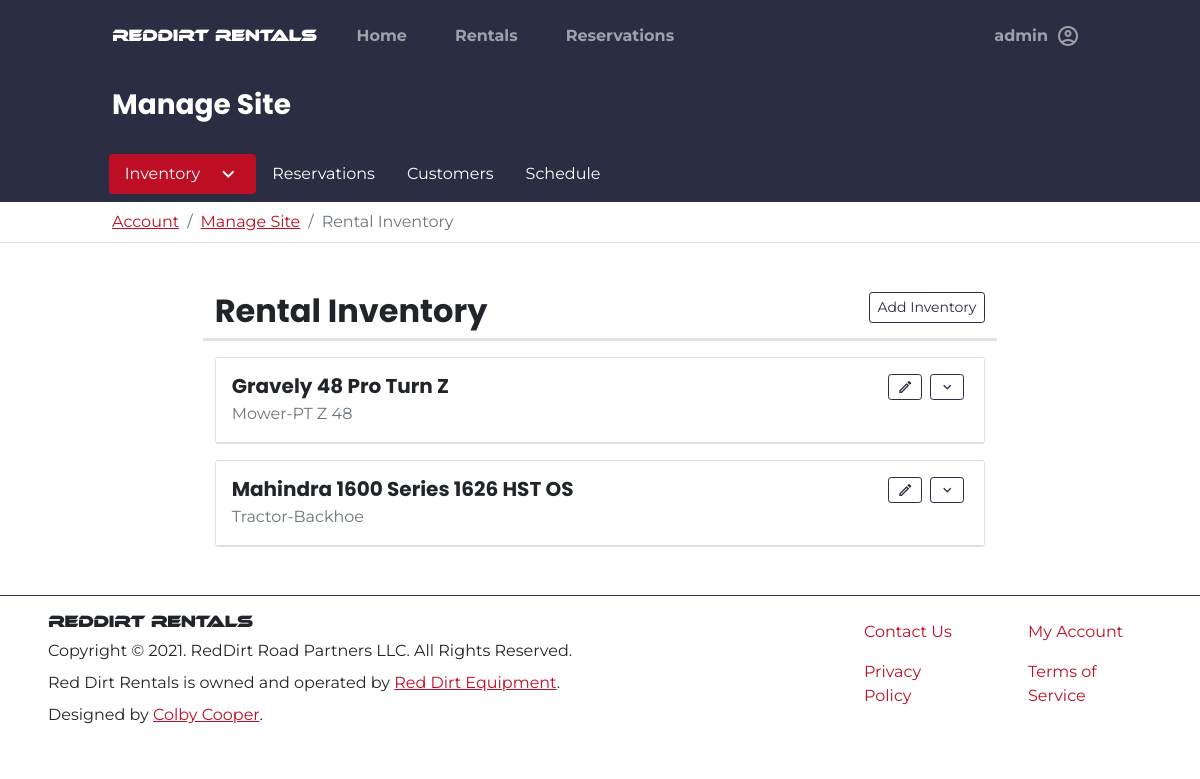
Page /admin/inventory (signed in) on the committed database.
### tables this page shows
CREATE TABLE users (
    id INTEGER PRIMARY KEY AUTOINCREMENT,
    firstname TEXT NOT NULL,
    lastname TEXT NOT NULL,
    phonenumber TEXT NOT NULL,
    email TEXT NOT NULL,
    password BLOB NOT NULL,
    groups TEXT NOT NULL,
    address TEXT NOT NULL,
    city TEXT NOT NULL,
    state TEXT NOT NULL,
    zip TEXT NOT NULL
, token TEXT, token_expire TEXT);

CREATE TABLE inventory (
    id INTEGER PRIMARY KEY AUTOINCREMENT,
    category TEXT,
    make TEXT,
    model TEXT,
    fuel_type TEXT,
    horsepower TEXT, 
    deck_size TEXT,
    implements TEXT,
    stock TEXT,
    drive TEXT,
    rate FLOAT,
    image_paths BLOB,
    job_category TEXT,
    price_range TEXT, 
    is_available INTEGER DEFAULT 1,
    available_on DATE,
    rented_by TEXT,
    rent_queue TEXT,
    is_shown INTEGER DEFAULT 1,
    description TEXT,
    features TEXT
);

### rentals_app/admin.py (the view)
@admin.route("/inventory")
@login_required
@admin_only
def inventory():
    con, cur = helpers.connect_to_db()
    ids = list(cur.execute("SELECT id FROM inventory;").fetchall())
    rentals = []
    for id_list in ids:
        for id in id_list:
            rentals.append(Rental().find_rental(id))
    for rental in rentals:
        rental.implements = list(
            rental.implements.replace("[", "")
            .replace("]", "")
            .replace("'", "")
            .split(",")
        )
        rental.image_paths = list(
            rental.image_paths.replace("[", "")
            .replace("]", "")
            .replace("'", "")
            .split(",")
        )
    reservations = list(cur.execute("SELECT * FROM reservations;").fetchall())
    con.close()
    return render_template(
        "admin/index.html", rentals=rentals, reservations=reservations
    )

### rentals_app/__init__.py (called while the page is built)
@app.after_request
def after_request(response):
    response.headers["Cache-Control"] = "no-cache, no-store, must-revalidate"
    return response

### rentals_app/auth.py (called while the page is built)
@auth.before_app_request
def fetch_current_user():
    userid = session.get("userid")
    if userid is None:
        g.user = None
    else:
        g.user = User.find_user(userid)

def login_required(view):
    @functools.wraps(view)
    def wrapped_view(**kwargs):
        if g.user is None:
            return redirect(url_for("auth.login"))
        return view(**kwargs)
    return wrapped_view

def admin_only(view):
    @functools.wraps(view)
    def wrapped_view(**kwargs):
        if g.user is None:
            return redirect(url_for("auth.login"))
        if g.user is not None and g.user.groups != "admin":
            session.clear()
            return redirect(render_template("errors/401.html"))
        return view(**kwargs)
    return wrapped_view

### rentals_app/helpers.py (called while the page is built)
def connect_to_db():
    con = sqlite3.connect(DB_PATH)
    return con, con.cursor()

### rentals_app/models/user.py (called while the page is built)
    def find_user(id) -> "User":
        con, cur = helpers.connect_to_db()
        sql = """
        SELECT * FROM users WHERE id='{}'
        """.format(
            id
        )
        try:
            db = cur.execute(sql).fetchone()
            if not db:
                return None
            return User(
                userid=db[0],
                firstname=db[1],
                lastname=db[2],
                phonenumber=db[3],
                email=db[4],
                password=db[5],
                groups=db[6],
                address=db[7],
                city=db[8],
                state=db[9],
                zip=db[10],
            )
        except Exception as ex:
            con.rollback()
            raise ex
        finally:
            con.close()

### rentals_app/templates/admin/index.html (shortened to what this page needs)
{% extends "base.html" %}
{% block content %}
<div class="container-fluid bg-dark">
    <div class="row">
        <div class="col-md-10 mx-auto">
            <h3 class="text-white py-3 fw-bold">Manage Site</h3>
        </div>
    </div>
</div>
<div class="container-fluid p-2 bg-dark">
    <div class="row">
        <div class="col-md-10 mx-auto">
            <ul class="nav nav-pills"
                id="tab_root">
                <li class="nav-item dropdown">
                    <a class="nav-link dropdown-toggle active bg-info text-white d-flex flex-row"
                       data-bs-toggle="dropdown"
                       id="inventory_active_elem"
                       role="button"
                       aria-expanded="false">
                        Inventory
                        <span class="material-icons-outlined ms-3">
                        </span>
                    </a>
                </li>
                <li class="nav-item">
                    <a class="nav-link text-white"
                       href="{{url_for('admin.reservations') }}"
                       id="reservations_tab_selector">
                        Reservations
                    </a>
                </li>
                <li class="nav-item">
                    <a class="nav-link text-white"
                       href="{{url_for('admin.customers') }}"
                       id="reservations_tab_selector">
                        Customers
                    </a>
                </li>
                <li class="nav-item">
                    <a class="nav-link text-white"
                       href="{{url_for('admin.schedule') }}"
                       id="reservations_tab_selector">
                        Schedule
                    </a>
                </li>
            </ul>
        </div>
    </div>
</div>
<div class="container-fluid bg-white border-bottom">
    <div class="row">
        <div class="col-md-10 mx-auto justify-content-center py-2">
            <nav aria-label="breadcrumb">
                <ol class="breadcrumb mb-0">
                    <li class="breadcrumb-item"><a href="/account">Account</a></li>
                    <li class="breadcrumb-item"><a href="/admin">Manage Site</a></li>
                    <li class="breadcrumb-item active"
                        aria-current="page">Rental Inventory</li>
                </ol>
            </nav>
        </div>
    </div>
</div>
{% with messages = get_flashed_messages() %} {% if messages %} {% for message in messages %}
<div class="form-text text-danger mb-2 fw-bold">
    {{message}}
</div>
{% endfor %} {% else %}
<div class="form-text text-danger mb-2 fw-bold">
</div>
{% endif %} {% endwith %}
<div class="container-fluid p-3 mb-3"
     id="inventory_tab_content">
    <div class="row">
        <div class="col-md-8 mx-auto">
            <div class="row col-auto border-bottom border-3">
                <h2 class="col">Rental Inventory</h2>
                <div class="col-auto">
                    <a href="{{ url_for('admin.new') }}"
                       class="btn btn-sm btn-outline-dark align-items-center">Add Inventory</a>
                </div>
            </div>
            {% if rentals|length == 0 %}
            <div class="card card-body my-4">
                <div class="row">
                    <div class="col">
                        <h5>You haven't added any rental units</h5>
                        <a href="{{ url_for('admin.new') }}"
                           class="btn btn-lg btn-primary px-5 mt-3">Add Inventory</a>
                    </div>
                    <img src="{{ url_for('static', filename='img/add_files_ils.svg') }}"
                         class="col img-fluid"
                         style="height: 100px">
                </div>
            </div>
            {% else %}
            {% for rental in rentals %}
            <div class="card my-3"
                 id="inventory-panel-{{ rental.rental_id }}">
                <div class="card-header bg-white d-flex flex-row p-3 ">
                    <div class="row">
                        <h5 class="col card-title fw-bold">
                            {{ rental.make }} {{ rental.model }}
                        </h5>
                        <p class="card-subtitle ff-primary text-muted">{{rental.category}}-{{rental.stock}}</p>
                    </div>
                    <div class="col-auto ms-auto">
                        <a class="btn btn-outline-dark btn-sm d-flex align-items-center mx-1"
                           href="{{ url_for( 'admin.details', id=rental.rental_id) }} ">
                            <span class="material-icons-outlined"
                                  style="font-size: 16px;">
                            </span>
                        </a>
                    </div>
                    <div class="col-auto">
                        <a class="btn btn-outline-dark btn-sm d-flex align-items-center mx-1"
                           data-bs-toggle="collapse"
                           href="#collapse_rental_{{rental.rental_id}}"
                           aria-expanded="false"
                           aria-controls="collapse_rental_{{rental.rental_id}}">
                            <span class="material-icons-outlined"
                                  style="font-size: 16px;">
                            </span>
                        </a>
                    </div>
                </div>
            </div>
            {% endfor %}
            {% endif %}
        </div>
    </div>
</div>
{% endblock %}

### rentals_app/templates/base.html (shortened to what this page needs)
<!doctype html>
<html lang="en">
<head>
    <link rel="stylesheet"
          href="https://cdn.jsdelivr.net/npm/fullcalendar@5.7.2/main.css"
>
    <link rel="stylesheet"
          href="{{url_for('static', filename='global.css')}}">
</head>
<body class="bg-white"
      style="overflow-x: hidden;">
    <div class="row mx-0 bg-dark">
        <div class="col-md-10 mx-auto">
            <nav class="navbar navbar-expand-lg navbar-dark bg-dark py-3">
                <a href="{{url_for('index.root')}}"
                   class="navbar-brand">
                    <h6 class="m-0"
                        style="font-family:ethnocentric;">RedDirt Rentals</h6>
                </a>
                <div class="collapse navbar-collapse"
                     id="nav_main">
                    <ul class="navbar-nav w-100">
                        <li class="nav-item mx-3">
                            <a class="nav-link fw-bold"
                               aria-current="page"
                               href="{{ url_for('index.root') }}">Home</a>
                        </li>
                        <li class="nav-item px-3">
                            <a class="nav-link fw-bold"
                               href="{{url_for('Rentals.all_rentals')}}">Rentals</a>
                        </li>
                        <li class="nav-item mx-3">
                            <a class="nav-link fw-bold"
                               href="{{url_for('account.reservations', id=None)}}">Reservations</a>
                        </li>
                        {% if g.user != None %}
                        <li class="nav-item dropdown dropdown-dark ms-lg-auto ms-3">
                            <a class="nav-link dropdown-toggle d-flex flex-row align-items-center fw-bold"
                               href="#"
                               data-bs-toggle="dropdown"
                               aria-expanded="false">
                                <span class="me-2">{{g.user.firstname}}</span>
                                <span class="material-icons-outlined">
                                </span>
                            </a>
                        </li>
                        {% endif %}
                    </ul>
                </div>
            </nav>
        </div>
    </div>
    {% block content %} {% endblock %}
    <div class="row mx-0 border-top border-dark">
        <div class="col-md-8 mx-auto px-5 py-3">
            <h6 class="m-0"
                style="font-family: ethnocentric;">RedDirt Rentals</h6>
            <p class="my-2">Copyright &copy; 2021. RedDirt Road Partners LLC. All Rights Reserved.</p>
            <p class="my-2">Red Dirt Rentals is owned and operated by <a href="https://reddirtequipment.com"
                   target="_blank">Red Dirt Equipment</a>.</p>
            <p class="mb-2">Designed by <a href="mailto:ccooper@reddirtequipment.com">Colby Cooper</a>.</p>
        </div>
        <div class="col px-5 py-3">
            <ul class="nav flex-column">
                <div class="row row-cols-2">
                    <li class="nav-item col">
                        <a href="{{ url_for('index.contact') }}"
                           class="nav-link">Contact Us</a>
                    </li>
                    <li class="nav-item col">
                        <a href="{{ url_for('account.index') }}"
                           class="nav-link">My Account</a>
                    </li>
                    <li class="nav-itemcol">
                        <a href="{{ url_for('index.privacy_policy') }}"
                           class="nav-link">Privacy Policy</a>
                    </li>
                    <li class="nav-item col">
                        <a href="{{ url_for('index.terms') }}"
                           class="nav-link">Terms of Service</a>
                    </li>
                </div>
            </ul>
        </div>
    </div>
</body>
</html>

### rows in the picture
users: user.firstname "admin"
inventory: make "Gravely", model "48 Pro Turn Z", category "Mower", stock "PT Z 48"
inventory: make "Mahindra", model "1600 Series 1626 HST OS", category "Tractor", stock "Backhoe"
